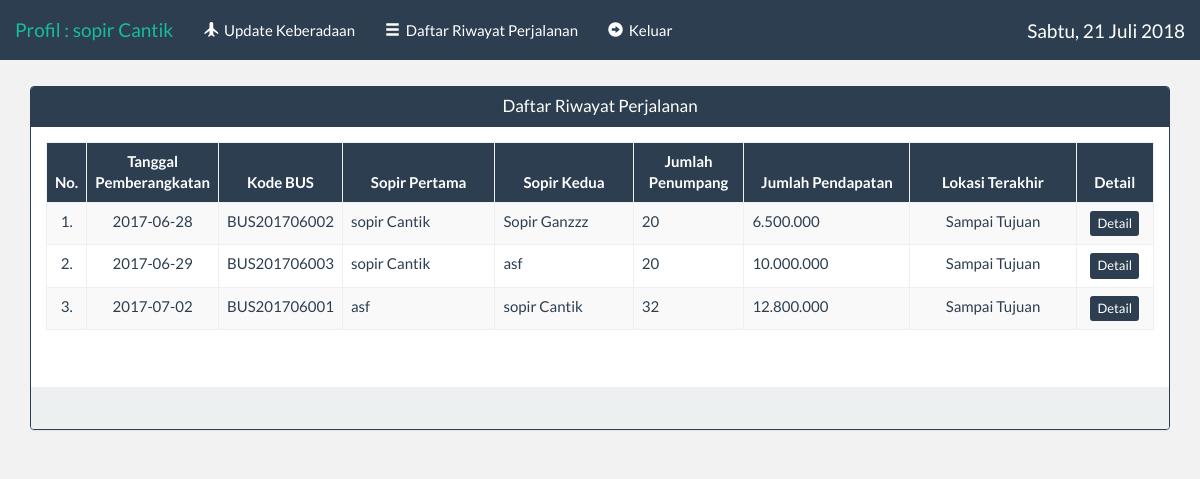
Screenshot of /sopir/index.php?menu=perjalanan (signed in) with the database file from the repository.
### tables this page shows
CREATE TABLE IF NOT EXISTS `tbl_perjalanan` (
  `kd_perjalanan` varchar(23) NOT NULL,
  `kd_tiket` varchar(14) NOT NULL,
  `kd_bus` varchar(12) NOT NULL,
  `sopir_1` varchar(12) NOT NULL,
  `sopir_2` varchar(12) NOT NULL,
  `jumlah_penumpang` int(3) NOT NULL,
  `pendapatan` int(11) NOT NULL,
  `tanggal_perjalanan` date NOT NULL,
  `status` text NOT NULL,
  PRIMARY KEY (`kd_perjalanan`)
);

CREATE TABLE IF NOT EXISTS `tbl_sopir` (
  `kd_sopir` varchar(12) NOT NULL,
  `nama` varchar(100) NOT NULL,
  `alamat` text NOT NULL,
  `no_hp` varchar(13) NOT NULL,
  `no_sim` varchar(50) NOT NULL,
  `username` varchar(50) NOT NULL,
  `password` varchar(100) NOT NULL,
  `jabatan` varchar(5) NOT NULL,
  `status_sopir` varchar(20) NOT NULL,
  PRIMARY KEY (`kd_sopir`),
  UNIQUE KEY `username` (`username`)
);

CREATE TABLE IF NOT EXISTS `tbl_perjalanan_detail` (
  `id` int(11) NOT NULL AUTO_INCREMENT,
  `kd_perjalanan` varchar(23) NOT NULL,
  `lokasi` text NOT NULL,
  `waktu_lokasi` timestamp NOT NULL DEFAULT CURRENT_TIMESTAMP,
  PRIMARY KEY (`id`)
);

### library/fungsi.php (called while the page is built, shortened)
<?php
	class oop{
		function tampil($table,$cari,$urut){
			$sql="SELECT * FROM $table $cari $urut";
			$tampil=mysql_query($sql);
			while($data=mysql_fetch_array($tampil))
				$isi[]=$data;
			return @$isi;
		}
	}
?>

### sopir/riwayat.php (the view, shortened to what this page needs)
 <?php
	@$us = $_SESSION['user'];
	@$sopir = mysql_fetch_array(mysql_query("SELECT * FROM tbl_sopir WHERE username = '$us'"));
	@$cari ="WHERE status = 'selesai' AND (sopir_1 LIKE '%$sopir[0]%' OR sopir_2 LIKE  '%$sopir[0]%')";
?>
<!DOCTYPE html>
<html>
<head>
</head>
<body>
<br><br><br><br>
<div class="container-fluid" id="mrg">
	<div class="row">
		<div class="panel panel-primary">
			<div class="panel-heading" style="height:40px;">
				<h3 class="panel-title"><center>Daftar Riwayat Perjalanan</center></h3>
			</div>
			<div class="panel-body">
				<form method="post">
				<div class="table table-responsive">
					<table class="table table-bordered table-hover table-striped">
						<thead id="pri">
							<th width="3%"><center>No.</center></th>
							<th width="10%"><center>Tanggal Pemberangkatan</center></th>
							<th width="10%"><center>Kode BUS</center></th>
							<th><center>Sopir Pertama</center></th>
							<th><center>Sopir Kedua</center></th>
							<th  width="10%"><center>Jumlah Penumpang</center></th>
							<th  width="15%"><center>Jumlah Pendapatan</center></th>
							<th width="15%"><center>Lokasi Terakhir</center></th>
							<th width="7%"><center>Detail</center></th>
						</thead>
						<tbody>
							<?php
								$sql = $aksi->tampil("tbl_perjalanan",$cari,"");
								@$no = 0;
								if ($sql =="") {
									echo "<tr><td align='center' colspan='9'>Data Tidak Ada</td></tr>";
								}else{
									foreach ($sql as $data) {
										$no++;
										@$lok = mysql_fetch_array(mysql_query("SELECT * FROM tbl_perjalanan_detail WHERE kd_perjalanan = '$data[0]' ORDER BY waktu_lokasi DESC"));
										@$pir1 = mysql_fetch_array(mysql_query("SELECT * FROM tbl_sopir WHERE kd_sopir = '$data[3]'"));
										@$pir2 = mysql_fetch_array(mysql_query("SELECT * FROM tbl_sopir WHERE kd_sopir = '$data[4]'"));
							?>
								<tr>
									<td><center><?php echo $no; ?>.</center></td>
									<td><center><?php echo $data[7]; ?></center></td>
									<td><?php echo $data[2]; ?></td>
									<td><?php echo $pir1['nama'] ?></td>
									<td><?php echo $pir2['nama'] ?></td>
									<td><?php echo number_format(@$data[5],0,'','.'); ?></td>
									<td><?php echo number_format(@$data[6],0,'','.'); ?></td>
									<td><center><?php echo $lok[2] ?></center></td>
									<td><center><a href="?menu=detail&kd_perjalanan=<?php echo $data[0]; ?>" class="btn btn-primary btn-xs">Detail</a></center></td>
								</tr>
							<?php } }
							?>
						</tbody>
					</table>
				</div>
				</form>
			</div>
			<div class="panel-footer">&nbsp;</div>
		</div>
	</div>
</div>
</body>
</html>

### sopir/index.php (shortened to what this page needs)
<?php
	include "../library/fungsi.php";
	@$aksi = new oop();
	@$home = "../index.php";
	@$tipe = "sopir";
	$aksi->ceklogin($home,$tipe);
?>
<!DOCTYPE html>
<html>
<head>
    <link rel="stylesheet" type="text/css" href="../css/bootstrap.css">
    <link rel="stylesheet" type="text/css" href="../css/style.css">
    <link rel="stylesheet" href="../fonts/glyphicons-halflings-regular.svg">
    <link rel="stylesheet" href="../fonts/fontawesome/style/fontawesome.css">
</head>
<body>
	<nav class="navbar navbar-default navbar-fixed-top" role="navigation">
		<div class="navbar-header">
			<a class="navbar-brand" href="?menu=profil">Profil : <?php echo $_SESSION['nama']; ?></a>
		</div>
		<div class="navbar-collapse collaspse">
			<ul class="nav navbar-nav" id="hov">
				<li>
					<a href="?menu=keberadaan"><div class="glyphicon glyphicon-plane"></div>&nbsp;&nbsp;Update Keberadaan</a>
				</li>
			</ul>
			<ul class="nav navbar-nav" id="hov">
				<li>
					<a href="?menu=perjalanan"><div class="glyphicon glyphicon-menu-hamburger"></div>&nbsp;&nbsp;Daftar Riwayat Perjalanan</a>
				</li>
			</ul>
			<ul class="nav navbar-nav" id="hov">
				<li>
					<a href="?logout" onclick="return confirm('Apakah Anda yakin akan keluar dari akun ?');"><div class="glyphicon glyphicon-circle-arrow-right"></div>&nbsp;&nbsp;Keluar</a>
				</li>
			</ul>
			<ul class="nav navbar-nav navbar-right">
				<li>
					<h4><a style="text-decoration:none;color:white;margin-right:30px;margin-top:10px;" class="nav navbar-nav navbar-right">
					</h4></a>
				</li>
			</ul>
		</div>
	</nav>
	<?php
		switch (@$_GET['menu']){
			case 'perjalanan':include 'riwayat.php'; break;
		}
	?>
</body>
</html>

### css/style.css (style rules this page uses)
#pri { background-color: #2c3e50; color: white; }
#mrg { margin: 0 30px; }

### sopir/index.php (style rules this page uses)
body { background-color: rgba(0, 0, 0, 0.05); }

### rows the page displays
tbl_perjalanan: tanggal_perjalanan "2017-06-28", kd_bus "BUS201706002", tbl_sopir.nama "sopir Cantik", tbl_sopir.nama "Sopir Ganzzz", jumlah_penumpang "20", pendapatan "6.500.000", tbl_perjalanan_detail.lokasi "Sampai Tujuan"
tbl_perjalanan: tanggal_perjalanan "2017-06-29", kd_bus "BUS201706003", tbl_sopir.nama "sopir Cantik", tbl_sopir.nama "asf", jumlah_penumpang "20", pendapatan "10.000.000", tbl_perjalanan_detail.lokasi "Sampai Tujuan"
tbl_perjalanan: tanggal_perjalanan "2017-07-02", kd_bus "BUS201706001", tbl_sopir.nama "asf", tbl_sopir.nama "sopir Cantik", jumlah_penumpang "32", pendapatan "12.800.000", tbl_perjalanan_detail.lokasi "Sampai Tujuan"

### other values shown
$_SESSION['nama'] "sopir Cantik"
